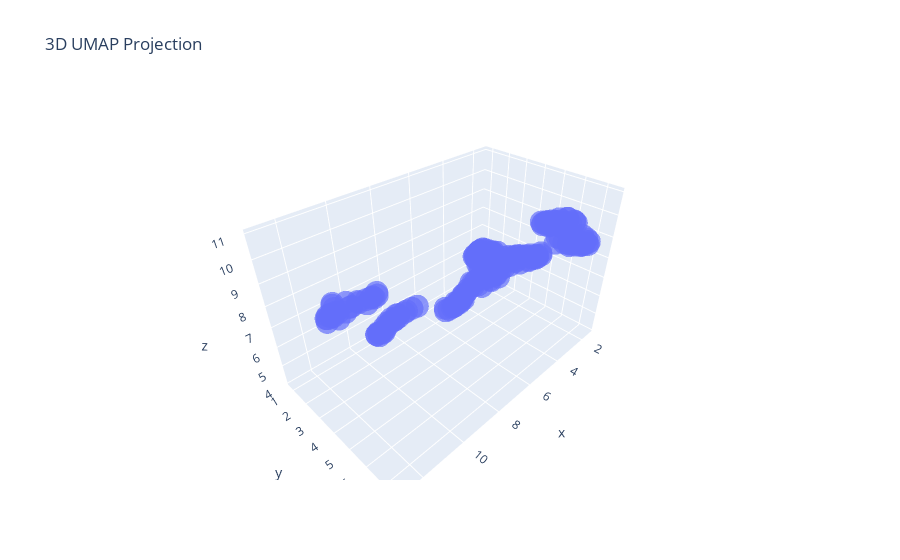

Notebook cell for this chart:
### Code cell
# Convert to Plotly-friendly format
fig = px.scatter_3d(
    x=embedding[:, 0],
    y=embedding[:, 1],
    z=embedding[:, 2],
    title='3D UMAP Projection',
    opacity=0.7
)

fig.show()

### Figure 1 — Plotly figure (JSON) as saved in the notebook; plotly's stock layout.template omitted (floating-point values rounded to 4 significant figures; data arrays with more than 128 entries replaced by an {"elided": "..."} marker saying what was removed)
{"data": [{"hovertemplate": "x=%{x}<br>y=%{y}<br>z=%{z}<extra></extra>", "legendgroup": "", "marker": {"color": "#636efa", "opacity": 0.7, "symbol": "circle"}, "mode": "markers", "name": "", "scene": "scene", "showlegend": false, "type": "scatter3d", "x": {"elided": "180 float values"}, "y": {"elided": "180 float values"}, "z": {"elided": "180 float values"}}], "layout": {"legend": {"tracegroupgap": 0}, "scene": {"domain": {"x": [0, 1], "y": [0, 1]}, "xaxis": {"title": {"text": "x"}}, "yaxis": {"title": {"text": "y"}}, "zaxis": {"title": {"text": "z"}}}, "title": {"text": "3D UMAP Projection"}}}
